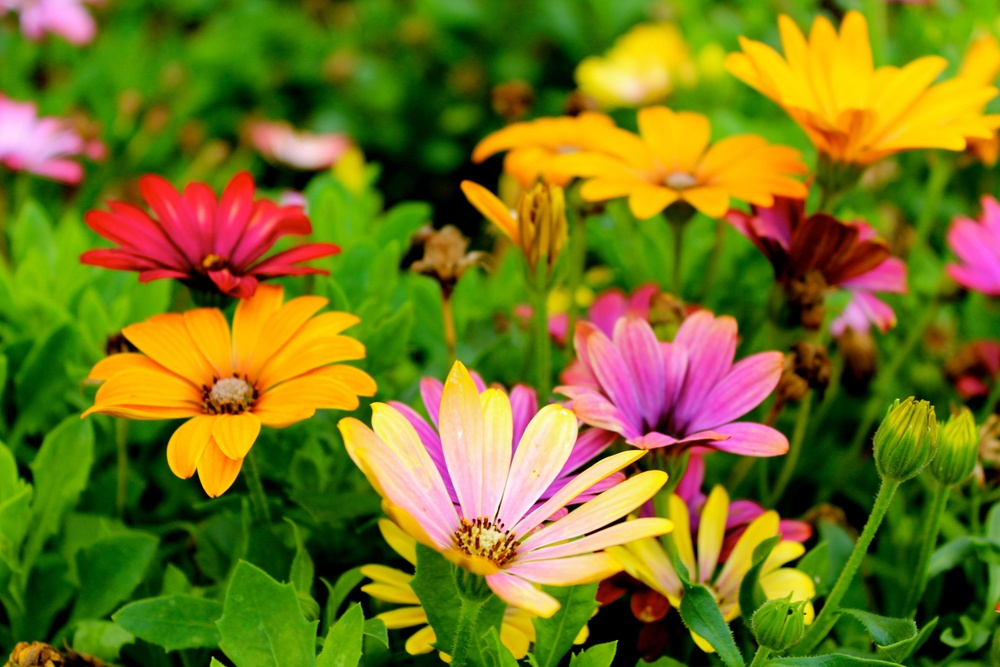
#> input picture dataset/flower.jpg, 1000 x 667 px, shrunk from 5184 x 3456 before the run, found by its file name
$ python lesson6_affine_transformation.py
#> lines starting #> are read from the running program, lines starting #| are printed output that depends on the picture
"""
==========================================
Module 5 - Image Transformations
Lesson 6 - Affine Transformation
==========================================
"""

import cv2
import numpy as np

# Load image
image = cv2.imread("dataset/flower.jpg")
#> image is the input picture: shape (667, 1000, 3); mean B, G, R 27.5, 117.1, 117

if image is None:
    print("Error: Image not found!")
    exit()

rows, cols = image.shape[:2]
#> rows = 667; cols = 1000

# Three points from original image
pts1 = np.float32([
    [50, 50],
    [200, 50],
    [50, 200]
])

# Three new points
pts2 = np.float32([
    [10, 100],
    [200, 50],
    [100, 250]
])

# Create affine transformation matrix
matrix = cv2.getAffineTransform(pts1, pts2)

# Apply transformation
affine = cv2.warpAffine(image, matrix, (cols, rows))
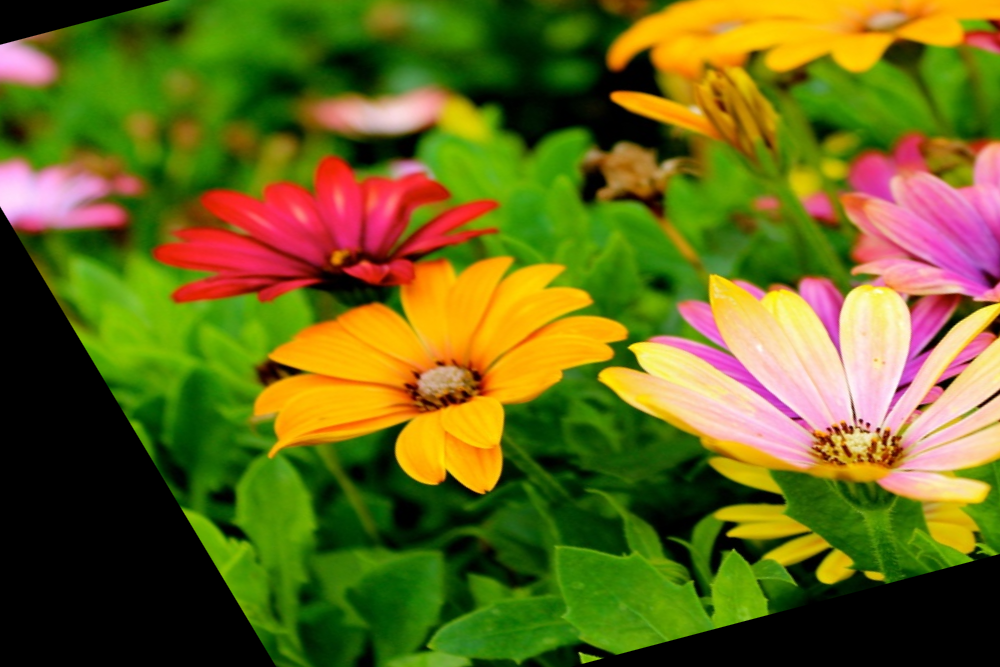
#> affine: shape (667, 1000, 3); mean B, G, R 26.7, 103.9, 103.4

# Display images
cv2.imshow("Original Image", image)
cv2.imshow("Affine Transformation", affine)

cv2.waitKey(0)
cv2.destroyAllWindows()
